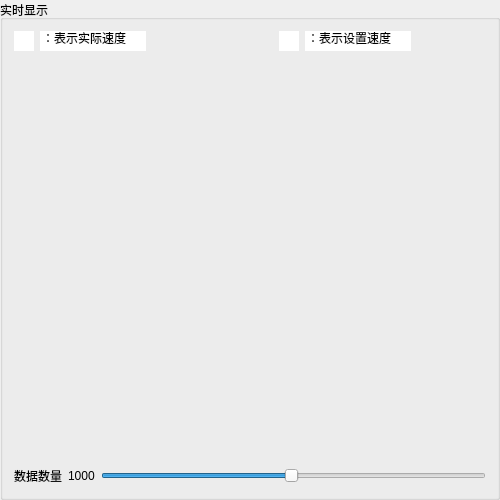
         <widget class="QGroupBox" name="groupBox_36">
          <property name="sizePolicy">
           <sizepolicy hsizetype="Expanding" vsizetype="Preferred">
            <horstretch>0</horstretch>
            <verstretch>0</verstretch>
           </sizepolicy>
          </property>
          <property name="minimumSize">
           <size>
            <width>500</width>
            <height>500</height>
           </size>
          </property>
          <property name="title">
           <string>实时显示</string>
          </property>
          <layout class="QGridLayout" name="gridLayout_44">
           <item row="0" column="0" colspan="3">
            <layout class="QHBoxLayout" name="horizontalLayout_31">
             <item>
              <widget class="QLineEdit" name="lineEdit_11">
               <property name="sizePolicy">
                <sizepolicy hsizetype="Fixed" vsizetype="Fixed">
                 <horstretch>0</horstretch>
                 <verstretch>0</verstretch>
                </sizepolicy>
               </property>
               <property name="maximumSize">
                <size>
                 <width>20</width>
                 <height>20</height>
                </size>
               </property>
               <property name="styleSheet">
                <string notr="true">background-image: url(:/new/prefix1/redline.png);
</string>
               </property>
               <property name="text">
                <string/>
               </property>
               <property name="frame">
                <bool>false</bool>
               </property>
               <property name="readOnly">
                <bool>true</bool>
               </property>
              </widget>
             </item>
             <item>
              <widget class="QLineEdit" name="lineEdit_12">
               <property name="sizePolicy">
                <sizepolicy hsizetype="Preferred" vsizetype="Fixed">
                 <horstretch>0</horstretch>
                 <verstretch>0</verstretch>
                </sizepolicy>
               </property>
               <property name="text">
                <string>：表示实际速度</string>
               </property>
               <property name="frame">
                <bool>false</bool>
               </property>
              </widget>
             </item>
             <item>
              <spacer name="horizontalSpacer_38">
               <property name="orientation">
                <enum>Qt::Horizontal</enum>
               </property>
               <property name="sizeHint" stdset="0">
                <size>
                 <width>127</width>
                 <height>20</height>
                </size>
               </property>
              </spacer>
             </item>
             <item>
              <widget class="QLineEdit" name="lineEdit_10">
               <property name="sizePolicy">
                <sizepolicy hsizetype="Fixed" vsizetype="Fixed">
                 <horstretch>0</horstretch>
                 <verstretch>0</verstretch>
                </sizepolicy>
               </property>
               <property name="maximumSize">
                <size>
                 <width>20</width>
                 <height>20</height>
                </size>
               </property>
               <property name="styleSheet">
                <string notr="true">background-image: url(:/new/prefix1/blueline.png);</string>
               </property>
               <property name="frame">
                <bool>false</bool>
               </property>
               <property name="readOnly">
                <bool>true</bool>
               </property>
              </widget>
             </item>
             <item>
              <widget class="QLineEdit" name="lineEdit_9">
               <property name="sizePolicy">
                <sizepolicy hsizetype="Preferred" vsizetype="Fixed">
                 <horstretch>0</horstretch>
                 <verstretch>0</verstretch>
                </sizepolicy>
               </property>
               <property name="text">
                <string>：表示设置速度</string>
               </property>
               <property name="frame">
                <bool>false</bool>
               </property>
              </widget>
             </item>
             <item>
              <spacer name="horizontalSpacer_39">
               <property name="orientation">
                <enum>Qt::Horizontal</enum>
               </property>
               <property name="sizeHint" stdset="0">
                <size>
                 <width>40</width>
                 <height>20</height>
                </size>
               </property>
              </spacer>
             </item>
            </layout>
           </item>
           <item row="1" column="0" colspan="3">
            <widget class="QCustomPlot" name="qcp_motor_spd_3" native="true"/>
           </item>
           <item row="2" column="0" colspan="2">
            <widget class="QLabel" name="label_Peak_ConstantTime_3">
             <property name="sizePolicy">
              <sizepolicy hsizetype="Fixed" vsizetype="Fixed">
               <horstretch>0</horstretch>
               <verstretch>0</verstretch>
              </sizepolicy>
             </property>
             <property name="text">
              <string/>
             </property>
            </widget>
           </item>
           <item row="3" column="0" colspan="3">
            <widget class="QCustomPlot" name="qcp_motor_cur_3" native="true"/>
           </item>
           <item row="4" column="0" colspan="3">
            <widget class="QCustomPlot" name="qcp_motor_act_tor_3" native="true"/>
           </item>
           <item row="5" column="0">
            <widget class="QLabel" name="label_disp_num_tab1_3">
             <property name="sizePolicy">
              <sizepolicy hsizetype="Preferred" vsizetype="Minimum">
               <horstretch>0</horstretch>
               <verstretch>0</verstretch>
              </sizepolicy>
             </property>
             <property name="maximumSize">
              <size>
               <width>16777215</width>
               <height>30</height>
              </size>
             </property>
             <property name="text">
              <string>数据数量</string>
             </property>
            </widget>
           </item>
           <item row="5" column="1">
            <widget class="QLabel" name="label_tab1_disp_num_3">
             <property name="text">
              <string>1000</string>
             </property>
            </widget>
           </item>
           <item row="5" column="2">
            <widget class="QSlider" name="tab1_horizontalSlider_3">
             <property name="sizePolicy">
              <sizepolicy hsizetype="Expanding" vsizetype="Minimum">
               <horstretch>0</horstretch>
               <verstretch>0</verstretch>
              </sizepolicy>
             </property>
             <property name="maximumSize">
              <size>
               <width>16777215</width>
               <height>20</height>
              </size>
             </property>
             <property name="minimum">
              <number>20</number>
             </property>
             <property name="maximum">
              <number>2000</number>
             </property>
             <property name="value">
              <number>1000</number>
             </property>
             <property name="orientation">
              <enum>Qt::Horizontal</enum>
             </property>
            </widget>
           </item>
          </layout>
         </widget>
